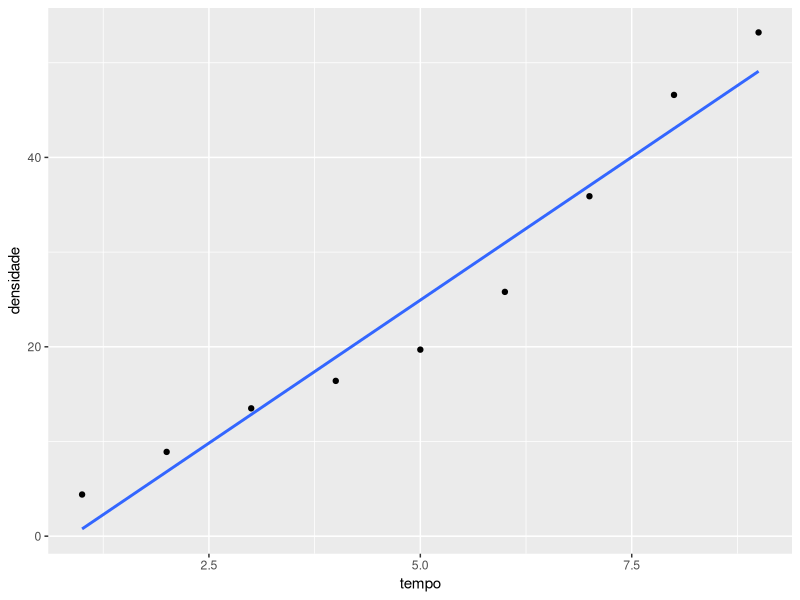

Source code (R):
## ---- chunk 1
knitr::opts_chunk$set(echo = TRUE)
## ---- chunk 2
library(ggplot2)
## ---- chunk 3
densidade = c(4.4,8.9,13.5,16.4,19.7,25.8,35.9,46.6,53.2)
ano = c(1998:2006)
tempo = c(1:9)
df = cbind(ano, tempo, densidade)
df = as.data.frame(df)
## ---- chunk 4
g1 <- ggplot(df,aes(x=tempo,y=densidade)) +
     geom_point() +
     geom_smooth(method=lm, se=FALSE)
g1
## ---- chunk 5
correlacao = cor(df$tempo, df$densidade)
correlacao
## ---- chunk 6
modelo1= lm(df$densidade ~ df$tempo)
summary(modelo1)
